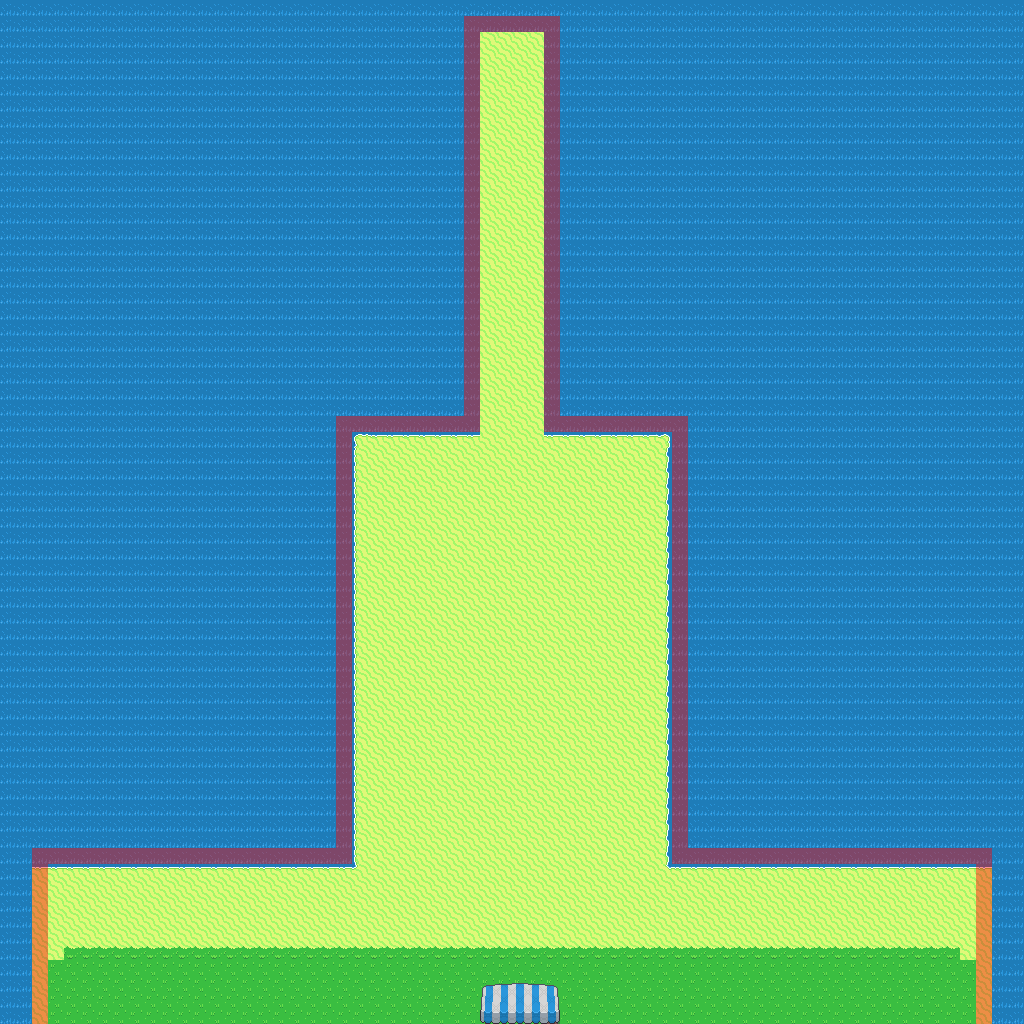

A 2D game scene composited from a Tiled map and its tileset images. What follows is a short description and the map's XML, with each tile layer's data collapsed to a summary:
An orthogonal 64x64 tile map with 16x16 px tiles, 3 tile layers (Tile Layer 1, Collision, Above), 2 tilesets.

<map version="1.8" tiledversion="1.8.4" orientation="orthogonal" renderorder="right-down" width="64" height="64" tilewidth="16" tileheight="16" infinite="0" nextlayerid="4" nextobjectid="1">
 <tileset firstgid="1" source="AdventureGame.tsx" />
 <tileset firstgid="1441" source="Collision.tsx" />
 <layer id="1" name="Tile Layer 1" width="64" height="64">
  <properties>
   <property name="type" value="below" />
  </properties>
  <data>[4096 cells, 4096 non-empty, 11 distinct tile ids]</data>
 </layer>
 <layer id="2" name="Collision" width="64" height="64" opacity="0.43">
  <properties>
   <property name="type" value="collision" />
  </properties>
  <data>[4096 cells, 184 non-empty, 1 distinct tile ids]</data>
 </layer>
 <layer id="3" name="Above" width="64" height="64">
  <properties>
   <property name="type" value="above" />
  </properties>
  <data>[4096 cells, 15 non-empty, 15 distinct tile ids]</data>
 </layer>
</map>
